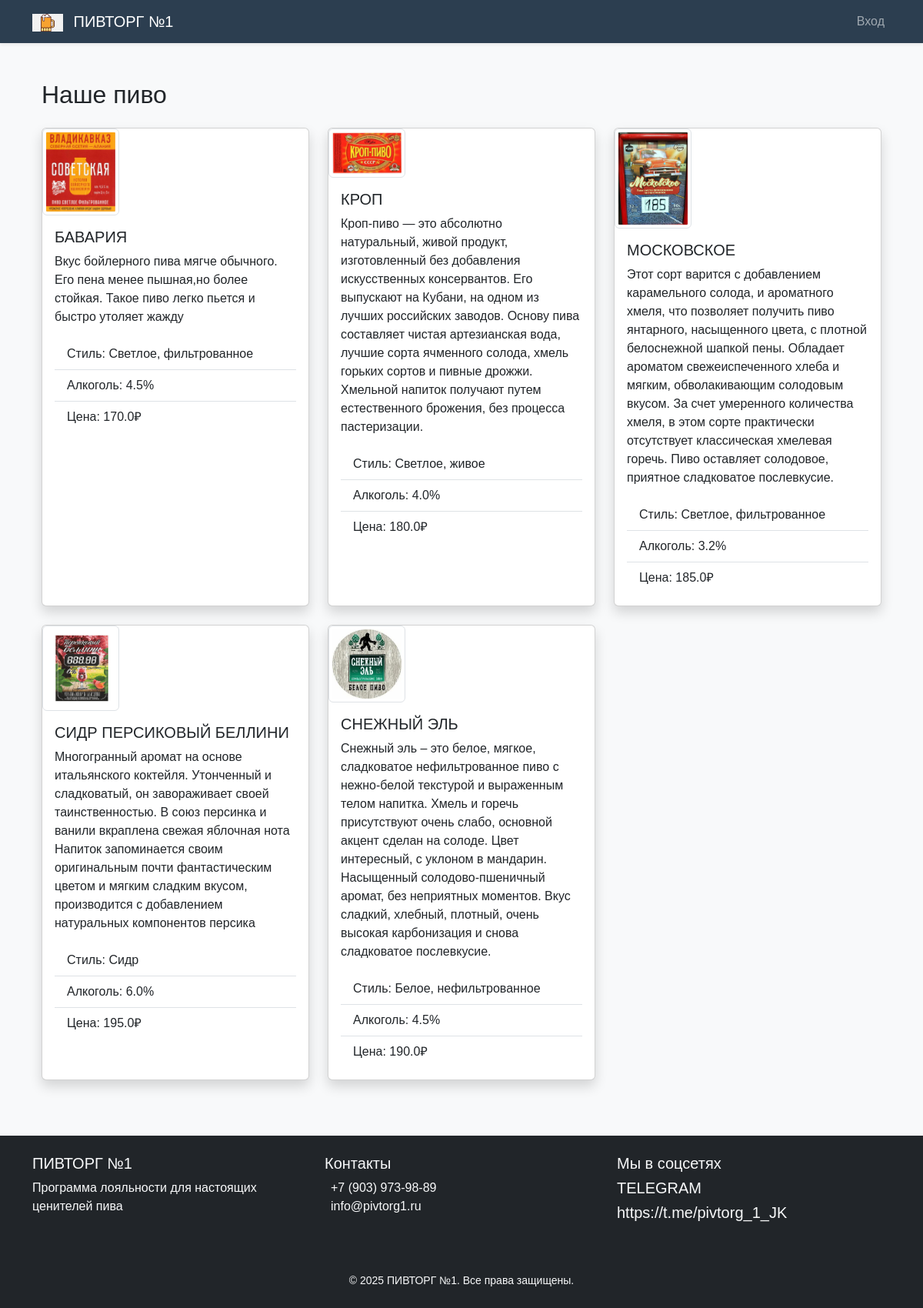
The page / on the database its author committed.
### tables this page shows
CREATE TABLE beers (
                id INTEGER PRIMARY KEY AUTOINCREMENT,
                name TEXT NOT NULL,
                description TEXT,
                style TEXT,
                abv REAL, 
                price REAL,
                image_url TEXT,
                is_available BOOLEAN DEFAULT TRUE,
                created_at DATETIME DEFAULT CURRENT_TIMESTAMP
            );

### app.py (the view)
@application.route('/')
@application.route('/')
def index():
    db = get_db()
    beers = db.execute('SELECT * FROM beers WHERE is_available = TRUE').fetchall()
    return render_template('index.html', beers=beers)

### app.py (called while the page is built)
def get_db():
    conn = sqlite3.connect(Config.DATABASE)
    conn.row_factory = sqlite3.Row
    return conn

### templates/index.html
{% extends "base.html" %}
{% block content %}
<div class="container mt-5">
    <h2 class="mb-4">Наше пиво</h2>
    <div class="row">
        {% for beer in beers %}
        <div class="col-md-4 mb-4">
            <div class="card h-100 shadow">
                <img src="{{ url_for('uploaded_file', filename=beer.image_url) }}"
                    class="img-thumbnail"
                    style="max-width: 100px;">
                <div class="card-body">
                    <h5 class="card-title">{{ beer.name }}</h5>
                    <p class="card-text">{{ beer.description }}</p>
                    <ul class="list-group list-group-flush">
                        <li class="list-group-item">Стиль: {{ beer.style }}</li>
                        <li class="list-group-item">Алкоголь: {{ beer.abv }}%</li>
                        <li class="list-group-item">Цена: {{ beer.price }}₽</li>
                    </ul>
                </div>
            </div>
        </div>
        {% endfor %}
    </div>
</div>
{% endblock %}

### templates/base.html (shortened to what this page needs)
<!DOCTYPE html>
<html lang="ru">
<head>
    <link href="https://cdn.jsdelivr.net/npm/bootstrap@5.3.0/dist/css/bootstrap.min.css" rel="stylesheet">
    <link rel="stylesheet" href="{{ url_for('static', filename='css/main.css') }}">
</head>
<body>
    {% include 'navbar.html' %}
    <main class="container my-5 animate-on-load">
        {% block content %}{% endblock %}
    </main>
    {% include 'footer.html' %}
</body>
</html>

### templates/navbar.html (shortened to what this page needs)
<nav class="navbar navbar-expand-lg navbar-dark navbar-pivtorg shadow-sm">
    <div class="container">
        <a class="navbar-brand" href="/">
            <img src="{{ url_for('static', filename='logo.png') }}"
                 alt="Pivtorg1"
                 width="40"
                 class="me-2">
            ПИВТОРГ №1
        </a>
        <div class="collapse navbar-collapse" id="mainNav">
            <ul class="navbar-nav ms-auto">
                {% if session.user_id %}
                <li class="nav-item">
                    <a class="nav-link" href="{{ url_for('profile') }}">
                        <i class="fas fa-user me-1"></i>Профиль
                    </a>
                </li>
                {% if session.is_admin %}
                <li class="nav-item">
                    <a class="nav-link" href="{{ url_for('admin_dashboard') }}">
                        <i class="fas fa-cog me-1"></i>Админка
                    </a>
                </li>
                {% endif %}
                <li class="nav-item">
                    <a class="nav-link" href="{{ url_for('logout') }}">
                        <i class="fas fa-sign-out-alt me-1"></i>Выйти
                    </a>
                </li>
                {% else %}
                <li class="nav-item">
                    <a class="nav-link" href="{{ url_for('login') }}">
                        Вход
                    </a>
                </li>
                {% endif %}
            </ul>
        </div>
    </div>
</nav>

### templates/footer.html (shortened to what this page needs)
<footer class="bg-dark text-light mt-5 py-4">
    <div class="container">
        <div class="row">
            <div class="col-md-4 mb-3">
                <h5>ПИВТОРГ №1</h5>
                <p>Программа лояльности для настоящих ценителей пива</p>
            </div>
            <div class="col-md-4 mb-3">
                <h5>Контакты</h5>
                <ul class="list-unstyled">
                    <li>+7 (903) 973-98-89</li>
                    <li>info@pivtorg1.ru</li>
                </ul>
            </div>
            <div class="col-md-4 mb-3">
                <h5>Мы в соцсетях</h5>
                <h5>TELEGRAM</h5>
                <h5>https://t.me/pivtorg_1_JK</h5>
                <div class="social-links">
                </div>
            </div>
        </div>
        <div class="text-center mt-3">
            <small>&copy; 2025 ПИВТОРГ №1. Все права защищены.</small>
        </div>
    </div>
</footer>

### static/css/main.css (style rules this page uses)
:root { --primary: #2c3e50; --secondary: #3498db; --success: #27ae60; --danger: #e74c3c; }
body { font-family: 'Arial', sans-serif; background: #f8f9fa; }
.navbar-pivtorg { background: var(--primary) !important; }

### rows shown on the page
beers: image_url (picture), name "БАВАРИЯ", description "Вкус бойлерного пива мягче обычного. Его пена менее пышная,но более стойкая. Такое пиво легко пьется и быстро утоляет жажду", style "Светлое, фильтрованное", abv "4.5", price "170.0"
beers: image_url (picture), name "КРОП", description "Кроп-пиво — это абсолютно натуральный, живой продукт, изготовленный без добавления искусственных консервантов. Его выпускают на Кубани, на одном из лучших российских заводов. Основу пива составляет чистая артезианская вода, лучшие сорта ячменного солода, хмель горьких сортов и пивные дрожжи. Хмельной напиток получают путем естественного брожения, без процесса пастеризации.", style "Светлое, живое", abv "4.0", price "180.0"
beers: image_url (picture), name "МОСКОВСКОЕ", description "Этот сорт варится с добавлением карамельного солода, и ароматного хмеля, что позволяет получить пиво янтарного, насыщенного цвета, с плотной белоснежной шапкой пены. Обладает ароматом свежеиспеченного хлеба и мягким, обволакивающим солодовым вкусом. За счет умеренного количества хмеля, в этом сорте практически отсутствует классическая хмелевая горечь. Пиво оставляет солодовое, приятное сладковатое послевкусие.", style "Светлое, фильтрованное", abv "3.2", price "185.0"
beers: image_url (picture), name "СИДР ПЕРСИКОВЫЙ БЕЛЛИНИ", description "Многогранный аромат на основе итальянского коктейля. Утонченный и сладковатый, он завораживает своей таинственностью. В союз персинка и ванили вкраплена свежая яблочная нота Напиток запоминается своим оригинальным почти фантастическим цветом и мягким сладким вкусом, производится с добавлением натуральных компонентов персика", style "Сидр", abv "6.0", price "195.0"
beers: image_url (picture), name "СНЕЖНЫЙ ЭЛЬ", description "Снежный эль – это белое, мягкое, сладковатое нефильтрованное пиво с нежно-белой текстурой и выраженным телом напитка. Хмель и горечь присутствуют очень слабо, основной акцент сделан на солоде. Цвет интересный, с уклоном в мандарин. Насыщенный солодово-пшеничный аромат, без неприятных моментов. Вкус сладкий, хлебный, плотный, очень высокая карбонизация и снова сладковатое послевкусие.", style "Белое, нефильтрованное", abv "4.5", price "190.0"
